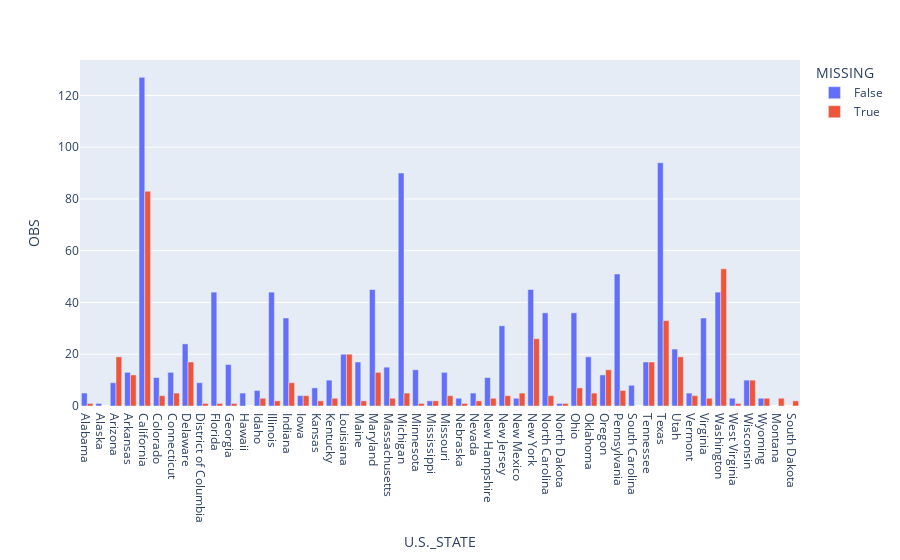

The notebook cell saved with this chart:
### Markdown cell above
### Distributions of US States, Missing vs Not for CUSTOMERS.AFFECTED

### Code cell
mar_df = outage_cleaned.copy()
mar_df['MISSING'] = mar_df['CUSTOMERS.AFFECTED'].isna()
mar_df = mar_df.groupby(['U.S._STATE', 'MISSING'])['OBS'].count().reset_index()
px.bar(mar_df, x='U.S._STATE', y='OBS', color='MISSING', barmode="group")

### Figure 1 — Plotly figure (JSON) as saved in the notebook; plotly's stock layout.template omitted (floating-point values rounded to 4 significant figures)
{"data": [{"alignmentgroup": "True", "hovertemplate": "MISSING=False<br>U.S._STATE=%{x}<br>OBS=%{y}<extra></extra>", "legendgroup": "False", "marker": {"color": "#636efa", "pattern": {"shape": ""}}, "name": "False", "offsetgroup": "False", "orientation": "v", "showlegend": true, "textposition": "auto", "type": "bar", "x": ["Alabama", "Alaska", "Arizona", "Arkansas", "California", "Colorado", "Connecticut", "Delaware", "District of Columbia", "Florida", "Georgia", "Hawaii", "Idaho", "Illinois", "Indiana", "Iowa", "Kansas", "Kentucky", "Louisiana", "Maine", "Maryland", "Massachusetts", "Michigan", "Minnesota", "Mississippi", "Missouri", "Nebraska", "Nevada", "New Hampshire", "New Jersey", "New Mexico", "New York", "North Carolina", "North Dakota", "Ohio", "Oklahoma", "Oregon", "Pennsylvania", "South Carolina", "Tennessee", "Texas", "Utah", "Vermont", "Virginia", "Washington", "West Virginia", "Wisconsin", "Wyoming"], "xaxis": "x", "y": [5, 1, 9, 13, 127, 11, 13, 24, 9, 44, 16, 5, 6, 44, 34, 4, 7, 10, 20, 17, 45, 15, 90, 14, 2, 13, 3, 5, 11, 31, 3, 45, 36, 1, 36, 19, 12, 51, 8, 17, 94, 22, 5, 34, 44, 3, 10, 3], "yaxis": "y"}, {"alignmentgroup": "True", "hovertemplate": "MISSING=True<br>U.S._STATE=%{x}<br>OBS=%{y}<extra></extra>", "legendgroup": "True", "marker": {"color": "#EF553B", "pattern": {"shape": ""}}, "name": "True", "offsetgroup": "True", "orientation": "v", "showlegend": true, "textposition": "auto", "type": "bar", "x": ["Alabama", "Arizona", "Arkansas", "California", "Colorado", "Connecticut", "Delaware", "District of Columbia", "Florida", "Georgia", "Idaho", "Illinois", "Indiana", "Iowa", "Kansas", "Kentucky", "Louisiana", "Maine", "Maryland", "Massachusetts", "Michigan", "Minnesota", "Mississippi", "Missouri", "Montana", "Nebraska", "Nevada", "New Hampshire", "New Jersey", "New Mexico", "New York", "North Carolina", "North Dakota", "Ohio", "Oklahoma", "Oregon", "Pennsylvania", "South Dakota", "Tennessee", "Texas", "Utah", "Vermont", "Virginia", "Washington", "West Virginia", "Wisconsin", "Wyoming"], "xaxis": "x", "y": [1, 19, 12, 83, 4, 5, 17, 1, 1, 1, 3, 2, 9, 4, 2, 3, 20, 2, 13, 3, 5, 1, 2, 4, 3, 1, 2, 3, 4, 5, 26, 4, 1, 7, 5, 14, 6, 2, 17, 33, 19, 4, 3, 53, 1, 10, 3], "yaxis": "y"}], "layout": {"barmode": "group", "legend": {"title": {"text": "MISSING"}, "tracegroupgap": 0}, "margin": {"t": 60}, "xaxis": {"anchor": "y", "domain": [0, 1], "title": {"text": "U.S._STATE"}}, "yaxis": {"anchor": "x", "domain": [0, 1], "title": {"text": "OBS"}}}}
